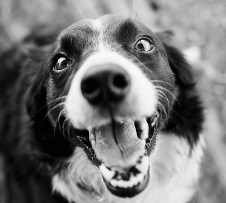
%> input picture dog.bmp, 226 x 203 px
$ octave algoritmos_finais_demo.m   (GNU Octave 9; MATLAB toolbox functions it lacks are replaced by stand-ins)
%> lines starting %> are read from the running program, lines starting %| are printed output that depends on the picture; in (x1, y1, x2, y2) boxes, pixels count from 0 and x2, y2 are one past the last pixel; in counts of white or black regions, pixels touching at a corner belong together; the program's own positions count from 1
%> further down, imagem is the input picture: size 203x226 uint8; min 0, max 251, mean 119
### preditor_LOCO_I.m
function resultado = preditor_LOCO_I(input, encode_or_d)
%> called with encode_or_d = 0

     nlinhas = size(input,1);
%> nlinhas = 203
     ncolunas = size(input,2);
%> ncolunas = 226

    if encode_or_d == 0 %encoding

        prediction_matrix = zeros(nlinhas,ncolunas);

        for l=1:nlinhas
            for c=1:ncolunas

                if l == 1 && c == 1 %top left
                    prediction_matrix(l,c) = 128;
                elseif l == 1 && c ~= 1 %primeira linha
                    A = input(l,c-1);
                    prediction_matrix(l,c) = A;
                elseif c == 1 && l ~= 1 %primeira coluna
                    B = input(l-1,c);
                    prediction_matrix(l,c) = B;
                else %restantes

                    A = input(l,c-1);
                    B = input(l-1,c);
                    C = input(l-1,c-1);

                    if C >= max(A,B)
                        prediction_matrix(l,c) = min(A,B);
                    elseif C <= min(A,B)
                        prediction_matrix(l,c) = max(A,B);
                    else
                        prediction_matrix(l,c) = A + B - C;
                    end

                end

            end
        end
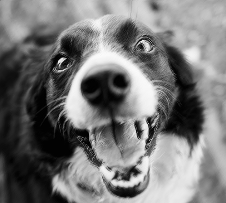
%> prediction_matrix: size 203x226 double; min 0, max 251, mean 119; mean of the top-left, top-right, bottom-left and bottom-right quarters 111.4, 145.2, 73.2, 146.3
%> after the loop, A = 101; B = 104; C = 105


        %matriz de residuos
        resultado = input - prediction_matrix;
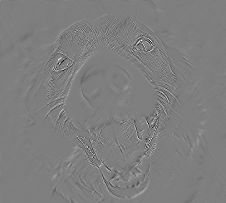
%> resultado: size 203x226 double; min -170, max 172, mean 0.1; drawn with min black and max white
        resultado(1,1) = input(1,1); %guardamos o valor no top left
%> resultado: size 203x226 double; under 0.01% of pixels changed, all inside (x1, y1, x2, y2) = (0, 0, 1, 1)

        for l=1:nlinhas
            for c=1:ncolunas
                if resultado(l,c) < 0
                    resultado(l,c) = 256 + resultado(l,c); %codificamos como tam_alfabeto - valor absoluto do erro
                end
            end
        end
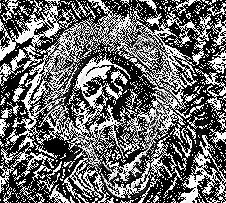
%> resultado: size 203x226 double; min 0, max 255, mean 105.3


    elseif encode_or_d == 1 %decoding

        resultado = zeros(nlinhas,ncolunas);
        %restauramos a imagem com os erros, partindo do valor no top left
        for l=1:nlinhas
            for c=1:ncolunas

                if l == 1 && c == 1 %top left
                    resultado(l,c) = input(1,1);
                elseif l == 1 && c ~= 1 %primeira linha
                    A = resultado(l,c-1);
                    resultado(l,c) = mod(A + input(l,c), 256);

                elseif c == 1 && l ~= 1 %primeira coluna
                    B = resultado(l-1,c);
                    resultado(l,c) = mod(B + input(l,c), 256);
                else %restantes

                    A = resultado(l,c-1);
                    B = resultado(l-1,c);
                    C = resultado(l-1,c-1);

                    if C >= max(A,B)
                        resultado(l,c) = mod(min(A,B) + input(l,c), 256);
                    elseif C <= min(A,B)
                        resultado(l,c) = mod(max(A,B) + input(l,c), 256);
                    else
                        resultado(l,c) = mod(A + B - C + input(l,c), 256);
                    end

                end

            end
        end

    end


end

### compression_init.m
function resultado = compression_init(input, encode_or_d) %transforma imagem ou texto num vetor, com um identificador, e se imagem, guarda o numero de colunas
%> called with encode_or_d = 0

    input=double(input);
    if encode_or_d == 0 %encoding


        nlinhas = size(input,1);
        ncolunas = size(input,2);
        vec = zeros(1,nlinhas*ncolunas);
        index=1;
        for l=1:nlinhas
            for c=1:ncolunas
               vec(index) = input(l,c);
               index = index+1;
            end
        end
%> after the loop, index = 45879

        if nlinhas > 1 && ncolunas > 1 %imagem

            d=ncolunas/255;
%> d = 0.886
            d=floor(d);
%> d = 0
            resto = ncolunas - (d*255);
%> resto = 226

            resultado = [1,d,resto,vec]; %identificador,a multiplicar por 255,resto,vetor
        else %text
            resultado = [0,vec]; %identificador,vetor
        end

    elseif encode_or_d == 1 %decoding

        if input(1) == 0 %texto
            resultado = input(2:end);
        else %image
            vec=input(4:end);
            ncol = 255*input(2)+input(3);
            resultado = vec2mat(vec,ncol);
        end
    end


end

### Arith_Code.m
function [Store_Byte,Counts,Table]=Arith_Code(Data)
% Complelet Program for coding stream of symbols into stream of bits
% by uisng Airhtmetic coding Algoirthm.....
% input to the function :- array of "Data"
%              by Mohammed M. Siddeq
%                  Date 2010/7/3
Table=0; New_Data=0;
%Example for input :-
%Data=[3 0 -1 129 9 -255 255 0 0 -3];  .......
% Note\ This program accept negrative, posative and zero data
Table(1)=Data(1);
S_AC=size(Data);
%> S_AC = [1 45881]
    for jAC=1:S_AC(2)
        S_2AC=size(Table);Flag=0;
        for kAC=1:S_2AC(2)
            if (Table(kAC)==Data(jAC))
                Flag=1;
            end
        end
        if (Flag==0) Table(S_2AC(2)+1)=Data(jAC); end
    end
%> after the loop, Table = 222 values, max 255 at index 13, min 0 at index 2, mean 127.6


 %%-----------------------------------------
  S_2AC=size(Table);
%> S_2AC = [1 222]
  Counts(1:S_2AC(2))=0;
   for kAC=1:S_AC(2)
        iAC=1;
        while (Table(iAC)~=Data(kAC))
            iAC=iAC+1;
        end
          New_Data(kAC)=iAC;
          Counts(iAC)=Counts(iAC)+1;
   end
%> after the loop, Counts = 222 values, max 7952 at index 2, min 1 at index 4, mean 206.7
 %%%-------------------------------------
 code=0;
%> the run ends on the next line
    code = arithenco(New_Data,Counts);
    %%%%%%%%%%%%%%%%%%%%%%%%%%%%%%%%%%

    %%% Converting bits to ASCII and save it into a file....
    D_Bits=char(code+48); % convert bits to characters '1' and '0'

    N_Bits=8; %%% Choose number of bits for convertion
    i_B=1; Size_AC=size(code);
    D_Bits(Size_AC(2)+1:Size_AC(2)+N_Bits)='0';
    i_B=1;k_Loc=1;
    while (i_B<=Size_AC(2))
     e8bits(1:N_Bits)=D_Bits(i_B:i_B+N_Bits-1);
     Store_Byte(k_Loc)=bin2dec(e8bits);
     k_Loc=k_Loc+1;
     i_B=i_B+N_Bits;
    end


    Counts = typecast(Counts,'uint8');


end
    % Exapmle :- %%%%%%%% Decode with Arithmetic Decoding %%%%%%%%
    %dseq = arithdeco(code,Counts,length(Data));
      % Note \ this instruction used for loading saved data from the a file...
      % Using \ S=load('c:\mm.dat','-mat');

### algoritmo_final_img.m
function output = algoritmo_final_img(input, encode_or_d)

    %ALGORITMO: CODIFICA플O ERROS DO PREDITOR DO JPEG-LS > CODIFICA플O ARITMETICA NA TOTALIDADE

    input = double(input);
    if encode_or_d == 0 %encoding

        erros_img = preditor_LOCO_I(input,0);
        erros_vec = compression_init(erros_img,0);

        [compressed,Counts,Table] = Arith_Code(erros_vec);

        len_counts = length(Counts);
        mult = len_counts/255;
        mult = floor(mult);
        resto = len_counts - (mult*255);

        output = [mult,resto,Counts,length(Table)-1,Table,compressed];

        %Escrita para ficheiro
        towrite = uint8(output);
        fileID=fopen("compressed_img.jzip",'w');
        fwrite(fileID,towrite,'uint8');
        fclose(fileID);
        clear fileID;


    elseif encode_or_d == 1 %decoding

        len_counts = 255*input(1)+input(2);
        offset=2;
        Counts = input(3:len_counts+offset);
        Counts = uint8(Counts);

        len_table = input(len_counts+3) + 1;
        offset = offset + len_counts + 1;
        Table = input(len_counts+4:len_table+offset);

        offset = offset + len_table + 1;
        compressed = input(offset:end);

        output = Arith_Decode(compressed,Counts,Table);
        output = compression_init(output,1);
        output = preditor_LOCO_I(output,1);
        output = uint8(output);

        %Escrita para ficheiro
        imwrite(output,"restaurada.bmp");

    end


end

### algoritmos_finais_demo.m
%DEMONSTRA敲O DOS ALGORITMOS FINAIS EM FUNCIONAMENTO

% %ALGORITMO FINAL - TEXTO
% %BWT > MTF > RLE > CODIFICA敲O ARITM蒚ICA, BLOCO A BLOCO
% fileID=fopen("sample.txt",'r');
% texto=fscanf(fileID,'%c');
% fclose(fileID);
% clear fileID;
% %16 bits -> 8 bits (1 byte)
% texto = uint16(texto);
% texto = typecast(texto,'uint8');
% texto = double(texto);
%
% compressed_txt = algoritmo_final_txt(texto,0,9); %9 kBytes
%
% fileID=fopen("compressed_txt.jzip",'r');
% txt_file=fread(fileID,'uint8');
% txt_file = txt_file.'; %to row vector
% fclose(fileID);
% clear fileID;
%
% original_txt = algoritmo_final_txt(txt_file,1);

%ALGORITMO FINAL - IMAGEM
%ERROS DO PREDITOR DO JPEG-LS > ARITMETICA NA TOTALIDADE
imagem = imread("dog.bmp");
imagem = double(imagem);

compressed_img = algoritmo_final_img(imagem,0);
